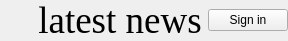
         <widget class="QFrame" name="frame_5">
          <property name="maximumSize">
           <size>
            <width>16777215</width>
            <height>40</height>
           </size>
          </property>
          <property name="frameShape">
           <enum>QFrame::NoFrame</enum>
          </property>
          <property name="frameShadow">
           <enum>QFrame::Raised</enum>
          </property>
          <layout class="QHBoxLayout" name="horizontalLayout_12">
           <property name="leftMargin">
            <number>12</number>
           </property>
           <property name="topMargin">
            <number>0</number>
           </property>
           <property name="rightMargin">
            <number>0</number>
           </property>
           <property name="bottomMargin">
            <number>0</number>
           </property>
           <item>
            <widget class="QLabel" name="news_icon">
             <property name="sizePolicy">
              <sizepolicy hsizetype="Fixed" vsizetype="Fixed">
               <horstretch>0</horstretch>
               <verstretch>0</verstretch>
              </sizepolicy>
             </property>
             <property name="maximumSize">
              <size>
               <width>40</width>
               <height>40</height>
              </size>
             </property>
             <property name="text">
              <string/>
             </property>
             <property name="pixmap">
              <pixmap>../icons/news.png</pixmap>
             </property>
             <property name="scaledContents">
              <bool>true</bool>
             </property>
            </widget>
           </item>
           <item>
            <widget class="QLabel" name="name_label">
             <property name="maximumSize">
              <size>
               <width>70</width>
               <height>16777215</height>
              </size>
             </property>
             <property name="text">
              <string/>
             </property>
             <property name="wordWrap">
              <bool>true</bool>
             </property>
            </widget>
           </item>
           <item>
            <widget class="QLabel" name="latest_news_header">
             <property name="font">
              <font>
               <family>Times New Roman</family>
               <pointsize>28</pointsize>
              </font>
             </property>
             <property name="text">
              <string>latest news</string>
             </property>
             <property name="alignment">
              <set>Qt::AlignCenter</set>
             </property>
             <property name="wordWrap">
              <bool>true</bool>
             </property>
            </widget>
           </item>
           <item>
            <widget class="QFrame" name="frame_12">
             <property name="maximumSize">
              <size>
               <width>100</width>
               <height>16777215</height>
              </size>
             </property>
             <property name="layoutDirection">
              <enum>Qt::LeftToRight</enum>
             </property>
             <property name="frameShape">
              <enum>QFrame::NoFrame</enum>
             </property>
             <property name="frameShadow">
              <enum>QFrame::Raised</enum>
             </property>
             <layout class="QHBoxLayout" name="horizontalLayout_13">
              <property name="leftMargin">
               <number>0</number>
              </property>
              <property name="topMargin">
               <number>0</number>
              </property>
              <property name="rightMargin">
               <number>0</number>
              </property>
              <property name="bottomMargin">
               <number>0</number>
              </property>
              <item>
               <widget class="QPushButton" name="signIn_button">
                <property name="sizePolicy">
                 <sizepolicy hsizetype="Fixed" vsizetype="Fixed">
                  <horstretch>0</horstretch>
                  <verstretch>0</verstretch>
                 </sizepolicy>
                </property>
                <property name="focusPolicy">
                 <enum>Qt::NoFocus</enum>
                </property>
                <property name="text">
                 <string>Sign in</string>
                </property>
               </widget>
              </item>
             </layout>
            </widget>
           </item>
          </layout>
         </widget>
